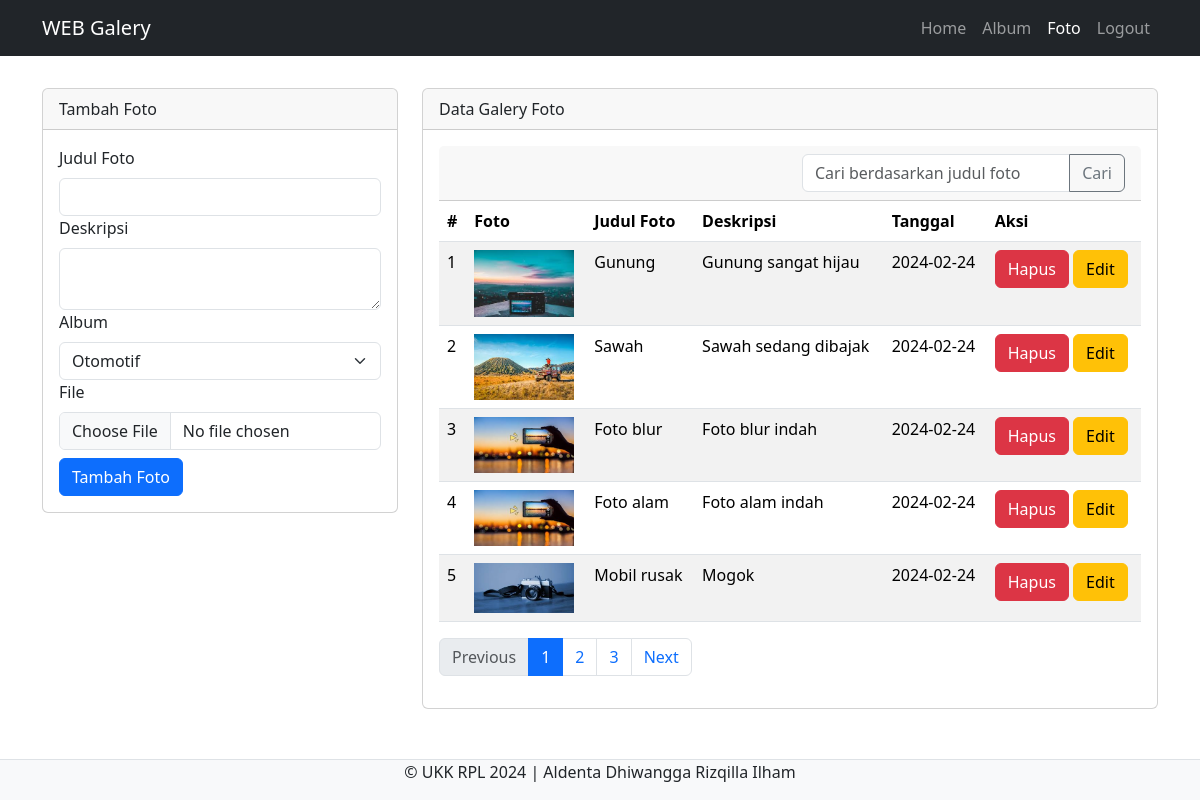
Screenshot of /admin/foto.php (signed in) with the database file from the repository.
### tables this page shows
CREATE TABLE `foto` (
  `fotoid` int(11) NOT NULL,
  `judulfoto` varchar(255) NOT NULL,
  `deskripsifoto` text NOT NULL,
  `tanggalunggah` date NOT NULL,
  `lokasifile` varchar(255) NOT NULL,
  `albumid` int(11) NOT NULL,
  `userid` int(11) NOT NULL
);

### admin/foto.php (the view, shortened to what this page needs)
<?php
$userid = $_SESSION['userid'];
include "../config/koneksi.php";
?>
<!doctype html>
<html lang="en">
<head>
    <link href="https://cdn.jsdelivr.net/npm/bootstrap@5.3.3/dist/css/bootstrap.min.css" rel="stylesheet">
</head>
<body>
    <nav class="navbar navbar-expand-lg navbar-dark bg-dark">
        <div class="container">
            <a class="navbar-brand" href="index.php">WEB Galery</a>
            <div class="collapse navbar-collapse" id="navbarNav">
                <ul class="navbar-nav">
                    <li class="nav-item">
                        <a class="nav-link" href="home.php">Home</a>
                    </li>
                    <li class="nav-item">
                        <a class="nav-link" href="album.php">Album</a>
                    </li>
                    <li class="nav-item">
                        <a class="nav-link active" href="foto.php">Foto</a>
                    </li>
                    <li class="nav-item">
                        <a class="nav-link" href="../config/aksilogout.php">Logout</a>
                    </li>
                </ul>
            </div>
        </div>
    </nav><br>
    <div class="container">
        <div class="row">
            <div class="col-md-4">
                <div class="card mt-2">
                    <div class="card-header">Tambah Foto</div>
                    <div class="card-body">
                        <form action="../config/aksifoto.php" method="POST" enctype="multipart/form-data">
                            <div class="form-group">
                                <label class="form-label">Judul Foto</label>
                                <input type="text" name="judulfoto" class="form-control" required>
                            </div>
                            <div class="form-group">
                                <label class="form-label">Deskripsi</label>
                                <textarea type="text" name="deskripsifoto" class="form-control" required cols="30" rows="0"></textarea>
                            </div>
                            <div class="form-group">
                                <label class="form-label">Album</label>
                                <select name="albumid" class="form-select" id="" required>
                                    <?php
                                    $sql_album = mysqli_query($koneksi, "SELECT * FROM album");
                                    while ($data_album = mysqli_fetch_array($sql_album)) { ?>
                                        <option value="<?php echo $data_album['albumid'] ?>"><?php echo $data_album['namaalbum'] ?></option>
                                    <?php } ?>
                                </select>
                            </div>
                            <div class="form-group">
                                <label class="form-label">File</label>
                                <input type="file" class="form-control" name="lokasifile">
                            </div>
                            <button type="submit" class="btn btn-primary mt-2" name="tambah">Tambah Foto</button>
                        </form>
                    </div>
                </div>
            </div>
            <div class="col-md-8">
                <div class="card mt-2">
                    <div class="card-header">Data Galery Foto</div>
                    <div class="card-body">
                        <?php
                        $rows_per_page = 5;
                        $sql_count = mysqli_query($koneksi, "SELECT COUNT(*) as total FROM foto WHERE userid='$userid'");
                        $count_row = mysqli_fetch_assoc($sql_count)['total'];
                        $total_pages = ceil($count_row / $rows_per_page);
                        $current_page = isset($_GET['page']) ? $_GET['page'] : 1;
                        $offset = ($current_page - 1) * $rows_per_page;
                        $sqlpg = mysqli_query($koneksi, "SELECT * FROM foto WHERE userid='$userid' LIMIT $offset, $rows_per_page");
                        if (isset($_GET['keyword']) && !empty($_GET['keyword'])) {
                            $keyword = $_GET['keyword'];
                            $sqlpg = mysqli_query($koneksi, "SELECT * FROM foto WHERE userid='$userid' AND judulfoto LIKE '%$keyword%' LIMIT $offset, $rows_per_page");
                        } else {
                            $sqlpg = mysqli_query($koneksi, "SELECT * FROM foto WHERE userid='$userid' LIMIT $offset, $rows_per_page");
                        }
                        ?>
                        <div class="card-header">
                            <div class="row">
                                <div class="col-md-6">
                                </div>
                                <div class="col-md-6">
                                    <form action="" method="GET">
                                        <div class="input-group">
                                            <input type="text" class="form-control" placeholder="Cari berdasarkan judul foto" name="keyword">
                                            <button class="btn btn-outline-secondary" type="submit">Cari</button>
                                        </div>
                                    </form>
                                </div>
                            </div>
                        </div>
                        <table class="table table-striped">
                            <thead>
                                <tr>
                                    <th>#</th>
                                    <th>Foto</th>
                                    <th>Judul Foto</th>
                                    <th>Deskripsi</th>
                                    <th>Tanggal</th>
                                    <th>Aksi</th>
                                </tr>
                            </thead>
                            <tbody>
                                <?php
                                $userid = $_SESSION['userid'];
                                $no = 1;
                                $sql = mysqli_query($koneksi, "SELECT * FROM foto WHERE userid='$userid'");
                                while ($data = mysqli_fetch_array($sql)) {
                                ?>
                                    <?php while ($datapg = mysqli_fetch_array($sqlpg)) { ?>
                                        <tr>
                                            <td><?= $no++ ?></td>
                                            <td><img src="../assets/img/<?php echo $datapg['lokasifile'] ?>" alt="" width="100" srcset=""></td>
                                            <td><?= $datapg['judulfoto'] ?></td>
                                            <td><?= $datapg['deskripsifoto'] ?></td>
                                            <td><?= $datapg['tanggalunggah'] ?></td>
                                            <td>
                                                <a href="#" class="btn btn-danger" data-bs-toggle="modal" data-bs-target="#hapus<?= $no ?>">Hapus</a>
                                                <a href="#" class="btn btn-warning" data-bs-toggle="modal" data-bs-target="#edit<?= $no ?>">Edit</a>
                                            </td>
                                        </tr>
                                    <?php } ?>
                                <?php } ?>
                            </tbody>
                        </table>
                        <nav aria-label="Page navigation example">
                            <ul class="pagination">
                                <li class="page-item <?php echo ($current_page == 1) ? 'disabled' : ''; ?>">
                                    <a class="page-link" href="?page=<?php echo ($current_page - 1); ?>">Previous</a>
                                </li>
                                <?php for ($i = 1; $i <= $total_pages; $i++) { ?>
                                    <li class="page-item <?php echo ($i == $current_page) ? 'active' : ''; ?>">
                                        <a class="page-link" href="?page=<?php echo $i; ?>"><?php echo $i; ?></a>
                                    </li>
                                <?php } ?>
                                <li class="page-item <?php echo ($current_page == $total_pages) ? 'disabled' : ''; ?>">
                                    <a class="page-link" href="?page=<?php echo ($current_page + 1); ?>">Next</a>
                                </li>
                            </ul>
                        </nav>
                    </div>
                </div>
            </div>
        </div>
    </div>
    <footer class="d-flex justify-content-center border-top mt-3 bg-light fixed-bottom">
        <p>&copy; UKK RPL 2024 | Aldenta Dhiwangga Rizqilla Ilham</p>
    </footer>
</body>
</html>

### rows the page displays
foto: lokasifile (picture), judulfoto "Gunung", deskripsifoto "Gunung sangat hijau", tanggalunggah "2024-02-24"
foto: lokasifile (picture), judulfoto "Sawah", deskripsifoto "Sawah sedang dibajak", tanggalunggah "2024-02-24"
foto: lokasifile (picture), judulfoto "Foto blur", deskripsifoto "Foto blur indah", tanggalunggah "2024-02-24"
foto: lokasifile (picture), judulfoto "Foto alam", deskripsifoto "Foto alam indah", tanggalunggah "2024-02-24"
foto: lokasifile (picture), judulfoto "Mobil rusak", deskripsifoto "Mogok", tanggalunggah "2024-02-24"

### other values shown
form field albumid "Otomotif"
